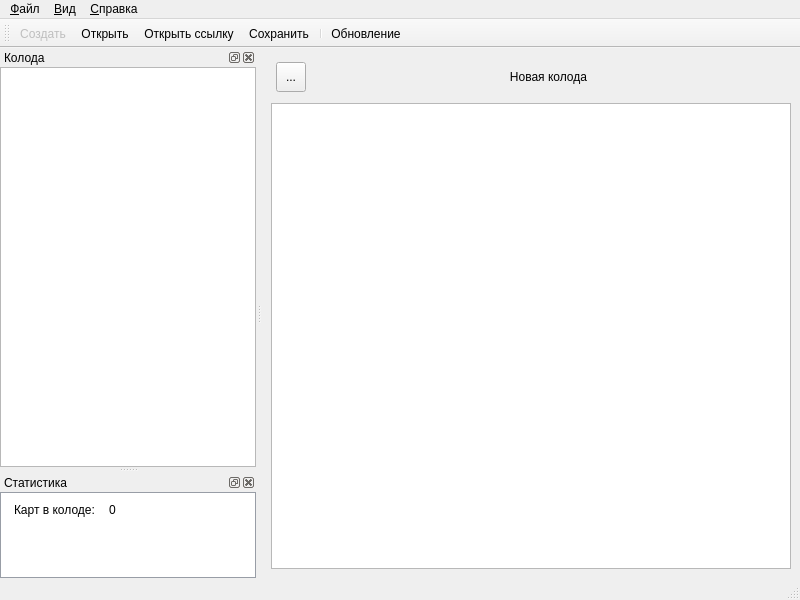
<?xml version="1.0" encoding="UTF-8"?>
<ui version="4.0">
 <class>MainWindow</class>
 <widget class="QMainWindow" name="MainWindow">
  <property name="geometry">
   <rect>
    <x>0</x>
    <y>0</y>
    <width>800</width>
    <height>600</height>
   </rect>
  </property>
  <property name="focusPolicy">
   <enum>Qt::StrongFocus</enum>
  </property>
  <property name="windowTitle">
   <string>Arkham Horror Decker</string>
  </property>
  <property name="windowIcon">
   <iconset resource="../../resources/app.qrc">
    <normaloff>:/images/app.svg</normaloff>:/images/app.svg</iconset>
  </property>
  <property name="dockNestingEnabled">
   <bool>true</bool>
  </property>
  <widget class="QWidget" name="central_widget">
   <property name="autoFillBackground">
    <bool>true</bool>
   </property>
   <layout class="QGridLayout" name="gridLayout_2">
    <item row="4" column="0">
     <layout class="QHBoxLayout" name="horizontalLayout">
      <property name="spacing">
       <number>5</number>
      </property>
      <property name="leftMargin">
       <number>5</number>
      </property>
      <property name="topMargin">
       <number>5</number>
      </property>
      <property name="rightMargin">
       <number>5</number>
      </property>
      <property name="bottomMargin">
       <number>5</number>
      </property>
      <item>
       <widget class="QToolButton" name="toolButton">
        <property name="minimumSize">
         <size>
          <width>30</width>
          <height>30</height>
         </size>
        </property>
        <property name="text">
         <string>...</string>
        </property>
        <property name="icon">
         <iconset resource="../../resources/app.qrc">
          <normaloff>:/icons/Material/actions/settings.svg</normaloff>:/icons/Material/actions/settings.svg</iconset>
        </property>
       </widget>
      </item>
      <item>
       <widget class="QLabel" name="label">
        <property name="styleSheet">
         <string notr="true">font: 20pt &quot;medieval&quot;;</string>
        </property>
        <property name="text">
         <string>Новая колода</string>
        </property>
        <property name="alignment">
         <set>Qt::AlignCenter</set>
        </property>
       </widget>
      </item>
     </layout>
    </item>
    <item row="5" column="0">
     <widget class="QTextBrowser" name="guide_browser">
      <property name="readOnly">
       <bool>false</bool>
      </property>
     </widget>
    </item>
   </layout>
  </widget>
  <widget class="QMenuBar" name="menubar">
   <property name="geometry">
    <rect>
     <x>0</x>
     <y>0</y>
     <width>800</width>
     <height>21</height>
    </rect>
   </property>
   <widget class="QMenu" name="menu_view">
    <property name="title">
     <string>&amp;Вид</string>
    </property>
    <widget class="QMenu" name="menu_dock_widgets">
     <property name="title">
      <string>&amp;Боковые панели</string>
     </property>
     <property name="icon">
      <iconset theme="dock-right" resource="../../resources/app.qrc">
       <normaloff>:/icons/Material/actions/dock-right.svg</normaloff>:/icons/Material/actions/dock-right.svg</iconset>
     </property>
    </widget>
    <addaction name="action_view_toolbar"/>
    <addaction name="action_fullscreen"/>
    <addaction name="separator"/>
    <addaction name="menu_dock_widgets"/>
   </widget>
   <widget class="QMenu" name="menu_file">
    <property name="title">
     <string>&amp;Файл</string>
    </property>
    <addaction name="action_new"/>
    <addaction name="action_open"/>
    <addaction name="action_open_url"/>
    <addaction name="action_recent_placeholder"/>
    <addaction name="separator"/>
    <addaction name="action_save"/>
    <addaction name="action_save_as"/>
    <addaction name="separator"/>
    <addaction name="action_quit"/>
   </widget>
   <widget class="QMenu" name="menu_help">
    <property name="title">
     <string>&amp;Справка</string>
    </property>
    <addaction name="action_about"/>
   </widget>
   <addaction name="menu_file"/>
   <addaction name="menu_view"/>
   <addaction name="menu_help"/>
  </widget>
  <widget class="QToolBar" name="toolbar">
   <property name="windowTitle">
    <string>Панель инструментов</string>
   </property>
   <attribute name="toolBarArea">
    <enum>TopToolBarArea</enum>
   </attribute>
   <attribute name="toolBarBreak">
    <bool>false</bool>
   </attribute>
   <addaction name="action_new"/>
   <addaction name="action_open"/>
   <addaction name="action_open_url"/>
   <addaction name="action_save"/>
   <addaction name="separator"/>
   <addaction name="action_update_db"/>
  </widget>
  <widget class="QStatusBar" name="statubar"/>
  <widget class="QDockWidget" name="dock_deck">
   <property name="minimumSize">
    <size>
     <width>250</width>
     <height>150</height>
    </size>
   </property>
   <property name="windowTitle">
    <string>Колода</string>
   </property>
   <attribute name="dockWidgetArea">
    <number>1</number>
   </attribute>
   <widget class="QWidget" name="dockWidgetContents">
    <layout class="QVBoxLayout" name="verticalLayout">
     <property name="leftMargin">
      <number>0</number>
     </property>
     <property name="topMargin">
      <number>0</number>
     </property>
     <property name="rightMargin">
      <number>0</number>
     </property>
     <property name="bottomMargin">
      <number>0</number>
     </property>
     <item>
      <widget class="QTreeView" name="deck_view"/>
     </item>
    </layout>
   </widget>
  </widget>
  <widget class="QDockWidget" name="dock_stat">
   <property name="styleSheet">
    <string notr="true">#dock_stat #statistics_layout {
    background-color: white;
    border: 1px solid #989da6;
}
QLabel {
     margin: 2px 0px 0px 2px;
}</string>
   </property>
   <property name="windowTitle">
    <string>Статистика</string>
   </property>
   <attribute name="dockWidgetArea">
    <number>1</number>
   </attribute>
   <widget class="QWidget" name="statistics_layout">
    <layout class="QFormLayout" name="formLayout">
     <item row="0" column="0">
      <widget class="QLabel" name="label_card_count">
       <property name="text">
        <string>Карт в колоде:</string>
       </property>
      </widget>
     </item>
     <item row="0" column="1">
      <widget class="QLabel" name="card_count">
       <property name="text">
        <string>0</string>
       </property>
      </widget>
     </item>
    </layout>
   </widget>
  </widget>
  <action name="action_update_db">
   <property name="icon">
    <iconset theme="database-refresh" resource="../../resources/app.qrc">
     <normaloff>:/icons/Material/actions/database-refresh.svg</normaloff>:/icons/Material/actions/database-refresh.svg</iconset>
   </property>
   <property name="text">
    <string>Обновление</string>
   </property>
   <property name="toolTip">
    <string>Обновление базы карт</string>
   </property>
   <property name="shortcut">
    <string>Ctrl+Shift+U</string>
   </property>
  </action>
  <action name="action_view_toolbar">
   <property name="checkable">
    <bool>true</bool>
   </property>
   <property name="text">
    <string>Панель инструментов</string>
   </property>
   <property name="toolTip">
    <string>Отобразить/скрыть панель инструментов</string>
   </property>
  </action>
  <action name="action_quit">
   <property name="icon">
    <iconset theme="power" resource="../../resources/app.qrc">
     <normaloff>:/icons/Material/actions/power.svg</normaloff>:/icons/Material/actions/power.svg</iconset>
   </property>
   <property name="text">
    <string>В&amp;ыход</string>
   </property>
   <property name="shortcut">
    <string>Ctrl+Q</string>
   </property>
   <property name="visible">
    <bool>true</bool>
   </property>
   <property name="menuRole">
    <enum>QAction::QuitRole</enum>
   </property>
  </action>
  <action name="action_fullscreen">
   <property name="checkable">
    <bool>true</bool>
   </property>
   <property name="text">
    <string>Полный &amp;экран</string>
   </property>
   <property name="toolTip">
    <string>Развернуть окно на полный экран</string>
   </property>
   <property name="shortcut">
    <string>F11</string>
   </property>
  </action>
  <action name="action_about">
   <property name="icon">
    <iconset theme="information-outline" resource="../../resources/app.qrc">
     <normaloff>:/icons/Material/actions/information-outline.svg</normaloff>:/icons/Material/actions/information-outline.svg</iconset>
   </property>
   <property name="text">
    <string>&amp;О программе</string>
   </property>
  </action>
  <action name="action_update_app">
   <property name="icon">
    <iconset theme="new-box" resource="../../resources/app.qrc">
     <normaloff>:/icons/Material/actions/new-box.svg</normaloff>:/icons/Material/actions/new-box.svg</iconset>
   </property>
   <property name="text">
    <string>Доступно обновление</string>
   </property>
   <property name="toolTip">
    <string>Доступно обновление</string>
   </property>
   <property name="visible">
    <bool>false</bool>
   </property>
  </action>
  <action name="action_new">
   <property name="enabled">
    <bool>false</bool>
   </property>
   <property name="icon">
    <iconset theme="file-plus-outline" resource="../../resources/app.qrc">
     <normaloff>:/icons/Material/actions/file-plus-outline.svg</normaloff>:/icons/Material/actions/file-plus-outline.svg</iconset>
   </property>
   <property name="text">
    <string>Созд&amp;ать</string>
   </property>
   <property name="shortcut">
    <string>Ctrl+N</string>
   </property>
  </action>
  <action name="action_open">
   <property name="icon">
    <iconset resource="../../resources/app.qrc">
     <normaloff>:/icons/Material/actions/folder-open-outline.svg</normaloff>:/icons/Material/actions/folder-open-outline.svg</iconset>
   </property>
   <property name="text">
    <string>&amp;Открыть...</string>
   </property>
   <property name="shortcut">
    <string>Ctrl+O</string>
   </property>
  </action>
  <action name="action_save">
   <property name="icon">
    <iconset theme="content-save-outline" resource="../../resources/app.qrc">
     <normaloff>:/icons/Material/actions/content-save-outline.svg</normaloff>:/icons/Material/actions/content-save-outline.svg</iconset>
   </property>
   <property name="text">
    <string>&amp;Сохранить</string>
   </property>
   <property name="shortcut">
    <string>Ctrl+S</string>
   </property>
  </action>
  <action name="action_save_as">
   <property name="icon">
    <iconset theme="content-save-outline" resource="../../resources/app.qrc">
     <normaloff>:/icons/Material/actions/content-save-outline.svg</normaloff>:/icons/Material/actions/content-save-outline.svg</iconset>
   </property>
   <property name="text">
    <string>Сохранить &amp;как...</string>
   </property>
   <property name="shortcut">
    <string>Ctrl+Shift+S</string>
   </property>
  </action>
  <action name="action_recent_placeholder">
   <property name="enabled">
    <bool>false</bool>
   </property>
   <property name="icon">
    <iconset theme="file-restore-outline" resource="../../resources/app.qrc">
     <normaloff>:/icons/Material/actions/file-restore-outline.svg</normaloff>:/icons/Material/actions/file-restore-outline.svg</iconset>
   </property>
   <property name="text">
    <string>Якорь для &quot;Последние проекты&quot;</string>
   </property>
   <property name="toolTip">
    <string>Якорь для &quot;Последние проекты&quot;</string>
   </property>
   <property name="visible">
    <bool>false</bool>
   </property>
  </action>
  <action name="action_open_url">
   <property name="icon">
    <iconset resource="../../resources/app.qrc">
     <normaloff>:/icons/Material/actions/web.svg</normaloff>:/icons/Material/actions/web.svg</iconset>
   </property>
   <property name="text">
    <string>О&amp;ткрыть ссылку...</string>
   </property>
   <property name="toolTip">
    <string>Открыть колоду по ссылке</string>
   </property>
   <property name="shortcut">
    <string>Ctrl+Shift+O</string>
   </property>
  </action>
 </widget>
 <resources>
  <include location="../../resources/app.qrc"/>
 </resources>
 <connections>
  <connection>
   <sender>action_view_toolbar</sender>
   <signal>toggled(bool)</signal>
   <receiver>toolbar</receiver>
   <slot>setVisible(bool)</slot>
   <hints>
    <hint type="sourcelabel">
     <x>-1</x>
     <y>-1</y>
    </hint>
    <hint type="destinationlabel">
     <x>399</x>
     <y>37</y>
    </hint>
   </hints>
  </connection>
  <connection>
   <sender>action_quit</sender>
   <signal>triggered()</signal>
   <receiver>MainWindow</receiver>
   <slot>close()</slot>
   <hints>
    <hint type="sourcelabel">
     <x>-1</x>
     <y>-1</y>
    </hint>
    <hint type="destinationlabel">
     <x>399</x>
     <y>299</y>
    </hint>
   </hints>
  </connection>
 </connections>
</ui>
